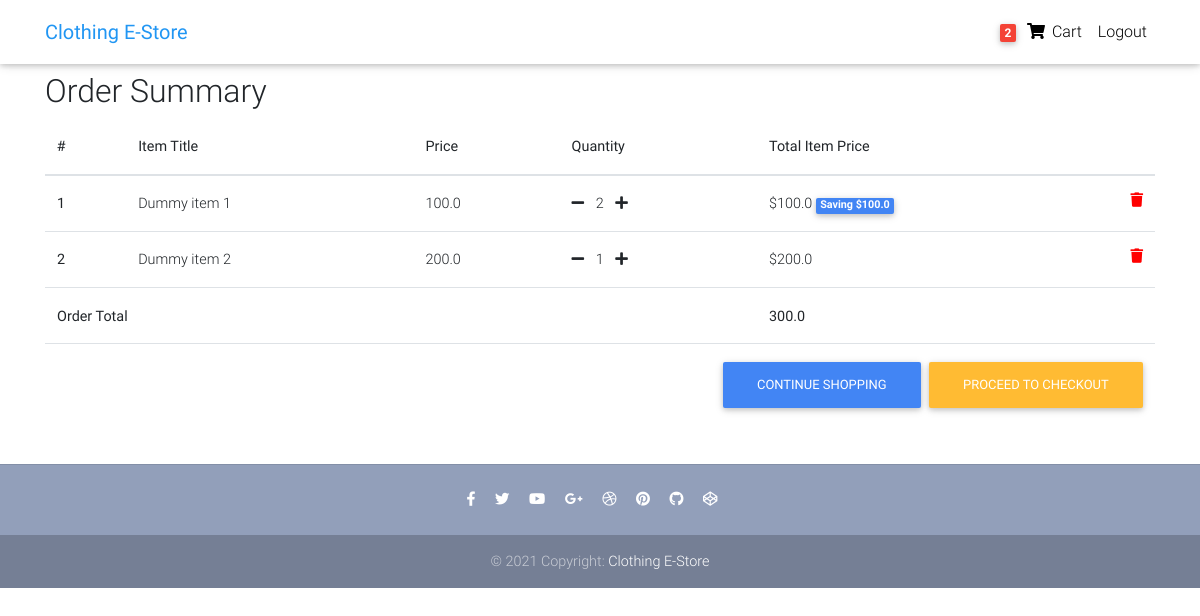
Before: /order-summary/ (signed in) with the older database file.
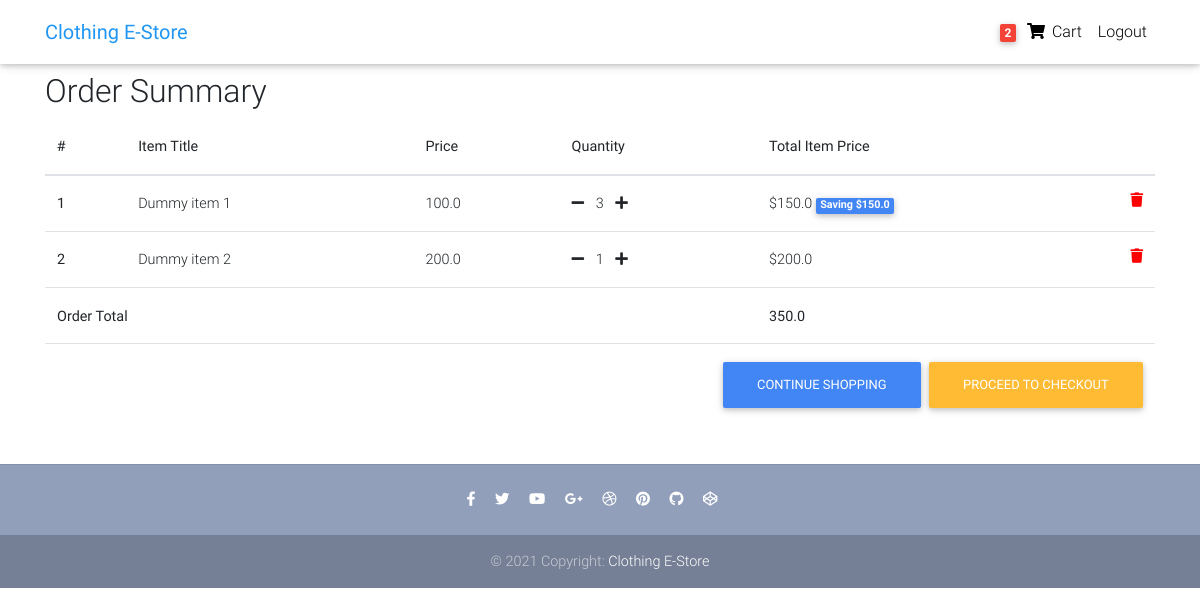
After: the same page with the newer database file.
### core/models.py (models this page shows, shortened)
class OrderItem(models.Model):
    user = models.ForeignKey(settings.AUTH_USER_MODEL,
                             on_delete=models.CASCADE)
    ordered = models.BooleanField(default=False)
    item = models.ForeignKey(Item, on_delete=models.CASCADE)
    quantity = models.IntegerField(default=1)
    def get_total_item_price(self):
        return self.quantity * self.item.price
    def get_total_discount_item_price(self):
        return self.quantity * self.item.discount_price
    def get_amount_saved(self):
        return self.get_total_item_price() - \
            self.get_total_discount_item_price()
    def get_final_price(self):
        if self.item.discount_price:
            return self.get_total_discount_item_price()
        return self.get_total_item_price()

class Item(models.Model):
    title = models.CharField(max_length=100)
    price = models.FloatField()
    discount_price = models.FloatField(blank=True, null=True)
    category = models.CharField(
        choices=CATEGORY_CHOICES, max_length=2, default='S')
    label = models.CharField(choices=LABEL_CHOICES, max_length=1, default='P')
    slug = models.SlugField(default="test-product")
    description = models.TextField(
        default="This is a test description. Lorem ipsum dolor sit amet \
        consectetur adipisicing elit. Et dolor suscipit libero eos atque \
        quia ipsa sint voluptatibus! Beatae sit assumenda asperiores iure at \
        maxime atque repellendus maiores quia sapiente.")

class Order(models.Model):
    user = models.ForeignKey(settings.AUTH_USER_MODEL,
                             on_delete=models.CASCADE)
    items = models.ManyToManyField(OrderItem)
    start_date = models.DateTimeField(auto_now_add=True)
    ordered_date = models.DateTimeField()
    ordered = models.BooleanField(default=False)
    billing_address = models.ForeignKey(
        'BillingAddress', on_delete=models.SET_NULL, blank=True, null=True)
    def get_total(self):
        total = 0
        for order_item in self.items.all():
            total += order_item.get_final_price()
        return total

### core/views.py (the view)
# urls.py: path('order-summary/', OrderSummaryView.as_view(), name='order-summary'),
class OrderSummaryView(LoginRequiredMixin, View):
    def get(self, *args, **kwargs):
        try:
            order = Order.objects.get(user=self.request.user, ordered=False)
            context = {
                'object': order
            }
            return render(self.request, "order_summary.html", context)
        except ObjectDoesNotExist:
            messages.error(self.request, "You do not have an active order")
            return redirect("/")

### core/templatetags/cart_template_tags.py (called while the page is built)
@register.filter
def cart_item_count(user):
    if user.is_authenticated:
        qs = Order.objects.filter(user=user, ordered=False)
        if qs.exists():
            return qs[0].items.count()
    return 0

### templates/order_summary.html (shortened to what this page needs)
{% extends "base.html" %}
{% block content %}
  <main>
    <div class="container">
        <div class="table-responsive text-nowrap">
            <h2>Order Summary</h2>
            <table class="table">
                <thead>
                <tr>
                    <th scope="col">#</th>
                    <th scope="col">Item Title</th>
                    <th scope="col">Price</th>
                    <th scope="col">Quantity</th>
                    <th scope="col">Total Item Price</th>
                </tr>
                </thead>
                <tbody>
                {% for order_item in object.items.all %}
                <tr>
                    <th scope="row">{{ forloop.counter }}</th>
                    <td>{{ order_item.item.title }}</td>
                    <td>{{ order_item.item.price }}</td>
                    <td>
                      <a href="{% url 'core:remove-single-item-from-cart' order_item.item.slug %}"><i class="fas fa-minus mr-2"></i></a>
                      {{ order_item.quantity }}
                      <a href="{% url 'core:add-to-cart' order_item.item.slug %}"><i class="fas fa-plus ml-2"></i></a>
                    </td>
                    <td>
                    {% if order_item.item.discount_price %}
                        ${{ order_item.get_total_discount_item_price }}
                        <span class="badge badge-primary">Saving ${{ order_item.get_amount_saved }}</span>
                    {% else %}
                        ${{ order_item.get_total_item_price }}
                    {% endif %}
                    <a style='color: red;' href="{% url 'core:remove-from-cart' order_item.item.slug %}">
                        <i class="fas fa-trash float-right"></i>
                    </a>
                    </td>
                </tr>
                {% endfor %}
                {% if object.get_total %}
                <tr>
                    <td colspan="4"><b>Order Total</b></td>
                    <td><b>{{ object.get_total }}</b></td>
                </tr>
                <tr>
                    <td colspan="5">
                    <a class="btn btn-warning float-right ml-2" href="/checkout">Proceed to checkout</a>
                    <a class="btn btn-primary float-right" href="/">Continue shopping</a>
                    </td>
                </tr>
                {% endif %}
                </tbody>
            </table>
        </div>
    </div>
  </main>
{% endblock content %}

Changed rows visible on the page:
changed OrderItem "Dummy item 1": quantity "2" → "3"; get_total_discount_item_price "100.0" → "150.0"; get_amount_saved "100.0" → "150.0"
changed through a linked row, Order: get_total "300.0" → "350.0"
